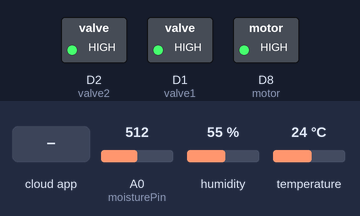
The sketch below on a simulated ESP8266 (NodeMCU). Parts: switched loads named in the sketch (green lamp = pin HIGH). The test bench sets the inputs (shaded band); at power-on: A0 (moisturePin) = 512, humidity 55 %, temperature 24 °C.

Above: at 2.7 s.
2.8 s: the phone or cloud app sets 0 to 1
At 4.1 s:
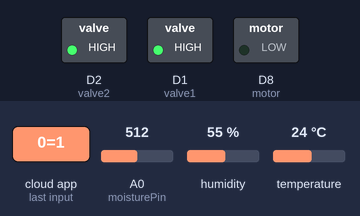
5.0 s: A0 (moisturePin) set to 550
6.7 s: A0 (moisturePin) set to 574
At 8.7 s:
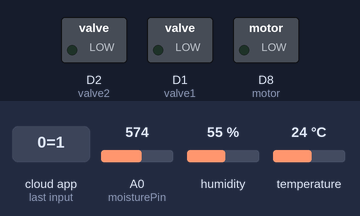
9.0 s: A0 (moisturePin) set to 511
At 10.1 s:
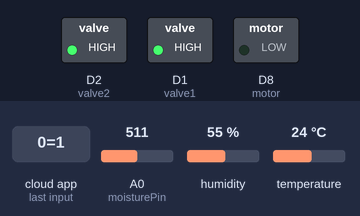
11.0 s: A0 (moisturePin) set to 716
At 12.5 s:
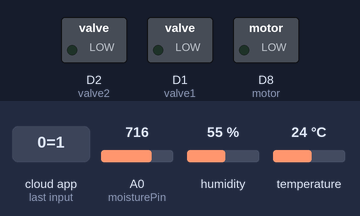
Timing chart, 0 to 14.0 s (numbered marks = the images above; inputs shaded):
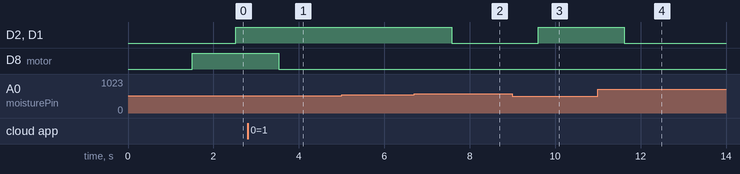

The sketch:

Project_G.ino
```cpp
#define CAYENNE_DEBUG
#define CAYENNE_PRINT Serial
#include <CayenneMQTTESP8266.h>
#include "DHT.h"

#define DHTTYPE DHT11
#define DHTPIN D3
#define valve1 D1
#define valve2 D2


#define moisturePin A0


char ssid[] = "Keerthi";

char wifiPassword[] = "12345678";


char username[] = "f6895170-c916-11eb-a2e4-b32ea624e442";
char password[] = "5461705d5593d7c76fb3ca09349df28091897ab7";
char clientID[] = "5bef1b80-c9c1-11eb-883c-638d8ce4c23d";

unsigned long lastMillis = 0;
int motor=D8;
//int Flame=HIGH;
float moisturePercentage;
DHT dht(DHTPIN, DHTTYPE);
//int FlameValue=0;


void setup() {
 Serial.begin(9600);
  Cayenne.begin(username, password, clientID, ssid, wifiPassword);
  dht.begin();

  pinMode(motor,OUTPUT);
  pinMode(valve1,OUTPUT);
  pinMode(valve2,OUTPUT);
  digitalWrite(motor,HIGH);


}

void loop() {
  Cayenne.loop();
   float h = dht.readHumidity();
   float t = dht.readTemperature();
   moisturePercentage = ( 100.00 - ( (analogRead(moisturePin) / 1023.00) * 100.00 ));


    //checing SoilMoisture percent
    if(moisturePercentage>=45)
   {digitalWrite(valve1,HIGH);
   digitalWrite(valve2,HIGH);
   }
   else
   {digitalWrite(valve1,LOW);
   digitalWrite(valve2,LOW);
}
    // Writing in Cayenne Dashboard
   Cayenne.celsiusWrite(1, t);
   Cayenne.virtualWrite(2,h,TYPE_RELATIVE_HUMIDITY,UNIT_PERCENT);
   Cayenne.virtualWrite(3,moisturePercentage);
   }


 //getting data from iot dashboard

CAYENNE_IN(0){
digitalWrite(motor,!getValue.asInt());
}
```

Measured:
- the behaviour switches between 562 and 563 on A0 (moisturePin) (found by bisection; images 1 and 2)
- after the input at 2.8 s, D8 (motor): HIGH → LOW after 0.73 s
- after the input at 5.0 s, every drawn part: stays the same
- after the input at 6.7 s, D2 (valve2), D1 (valve1): HIGH → LOW after 0.88 s
- after the input at 9.0 s, D2 (valve2), D1 (valve1): LOW → HIGH after 0.60 s
- after the input at 11.0 s, D2 (valve2), D1 (valve1): HIGH → LOW after 0.62 s
